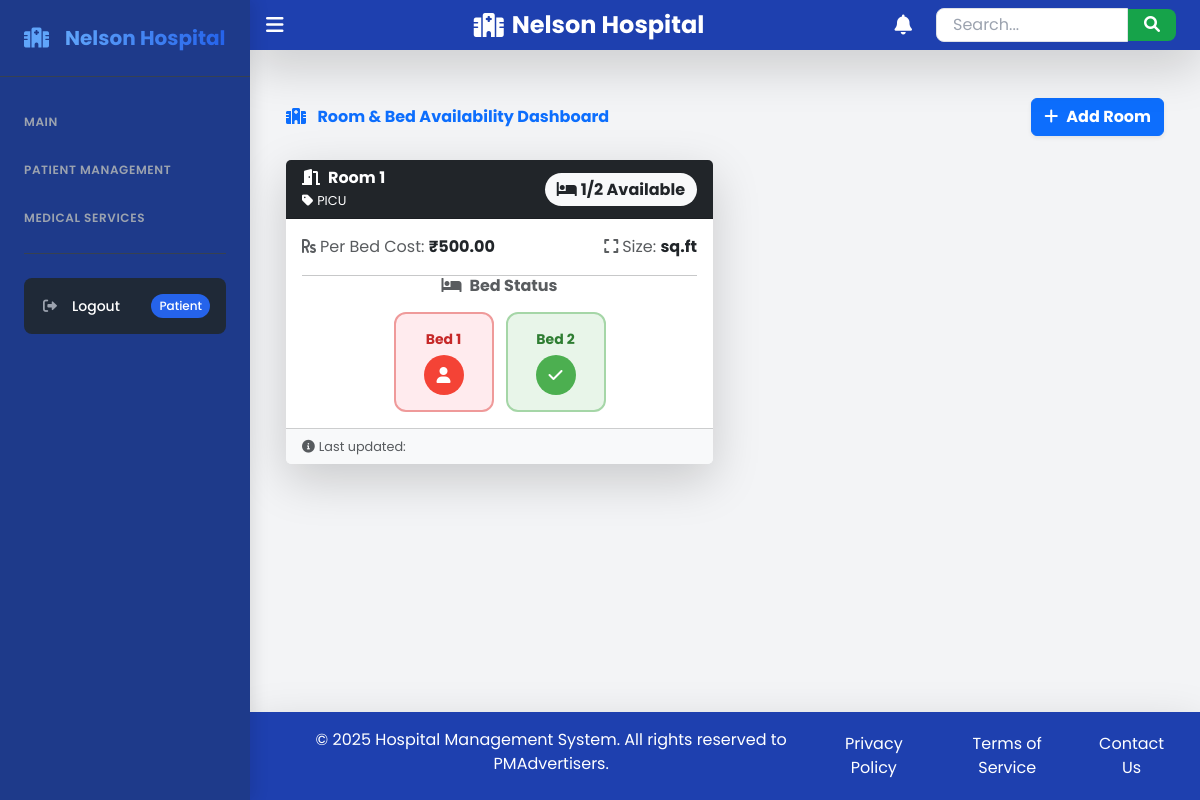
The page /room-overview/ (signed in) on the database its author committed.
### hms/models.py (models this page shows, shortened)
class CustomUser(AbstractUser):
    GENDER_CHOICES = (
        ('male', 'Male'),
        ('female', 'Female'),
        ('other', 'Other'),
    )
    ROLE_CHOICES = (
        ('admin', 'Admin'),
        ('doctor', 'Doctor'),
        ('nurse', 'Nurse'),
        ('staff', 'Staff'),
    )
    full_name = models.CharField(max_length=255, blank=True, null=True)
    contact_number = models.CharField(max_length=15, blank=True, null=True)
    address = models.TextField(blank=True, null=True)
    gender = models.CharField(max_length=10, choices=GENDER_CHOICES, blank=True, null=True)
    role = models.CharField(max_length=20, choices=ROLE_CHOICES, default='staff')
    groups = models.ManyToManyField(Group, related_name="customuser_groups", blank=True)
    user_permissions = models.ManyToManyField(Permission, related_name="customuser_permissions", blank=True)

class Room(models.Model):
    ROOM_TYPES = [
    ('picu', 'PICU'),
    ('private', 'Private'),
    ('general', 'General Ward'),
    ('nicu', 'NICU'),
    ('icu', 'ICU'),
    ('emergency', 'Emergency Ward'),
    ('other', 'Other'),]
    room_number = models.CharField(max_length=10, unique=True)
    room_type = models.CharField(max_length=20, choices=ROOM_TYPES)
    is_available = models.BooleanField(default=True)
    total_beds = models.IntegerField(default=1,null=True)
    available_beds = models.IntegerField(default=1,null=True)
    bed_price_per_day = models.DecimalField(max_digits=10, decimal_places=2,null=True)
    occupied_beds = models.JSONField(default=list)  # Store occupied bed numbers in a list

### hms/views.py (the view)
# urls.py: path('room-overview/', views.room_overview, name='room_overview'),
def room_overview(request):
    rooms = Room.objects.all()
    for room in rooms:
        room.total_beds_list = list(range(1, room.total_beds + 1))
        room.bed_patient_info = {}
        for bed_number in room.occupied_beds:
            ipd_record = IPD.objects.filter(room=room, bed_number=bed_number).first()
            if ipd_record:
                room.bed_patient_info[bed_number] = {
                    "name": ipd_record.patient.user.full_name,
                    "admit_date": ipd_record.admitted_on,
                    "cost": room.bed_price_per_day,
                }
    return render(request, 'hms/room/room_overview.html', {'rooms': rooms})

### hms/templatetags/custom_filters.py (called while the page is built)
@register.filter
def get_patient_info(bed_patient_info, bed_number):
    return bed_patient_info.get(bed_number, {})

### hms/templatetags/user_tags.py (called while the page is built)
@register.filter(name='has_group')
def has_group(user, group_name):
    return user.groups.filter(name=group_name).exists()

### hms/templates/hms/room/room_overview.html (shortened to what this page needs)
{% extends 'hms/base.html' %}
{% load custom_filters %}
{% block content %}
<div class="container mt-4">
    <div class="d-flex justify-content-between align-items-center mb-4">
        <h2 class="fw-bold text-primary mb-0">
            <i class="fas fa-hospital-alt me-2"></i> Room & Bed Availability Dashboard
        </h2>
        <a href="{% url 'add_room' %}" class="btn btn-primary fw-bold shadow-sm">
            <i class="fas fa-plus me-2"></i>Add Room
        </a>
    </div>
    <div class="row">
        {% for room in rooms %}
        <div class="col-lg-6 mb-4">
            <div class="card shadow-lg border-0 h-100">
                <div class="card-header {% if room.available_beds == 0 %}bg-danger{% else %}bg-dark{% endif %} text-white d-flex justify-content-between align-items-center">
                    <div>
                        <h5 class="fw-bold m-0">
                            <i class="fas fa-door-open me-2"></i>Room {{ room.room_number }}
                        </h5>
                        <small class="d-block mt-1">
                            <i class="fas fa-tag me-1"></i>{{ room.get_room_type_display }}
                        </small>
                    </div>
                    <div class="text-end">
                        <span class="badge bg-light text-dark fs-6">
                            <i class="fas fa-bed me-1"></i>{{ room.available_beds }}/{{ room.total_beds }} Available
                        </span>
                    </div>
                </div>
                <div class="card-body">
                    <div class="d-flex justify-content-between align-items-center mb-3">
                        <div>
                            <span class="text-muted"><i class="fas fa-rupee-sign me-1"></i>Per Bed Cost:</span>
                            <strong>₹{{ room.bed_price_per_day }}</strong>
                        </div>
                        <div>
                            <span class="text-muted"><i class="fas fa-expand me-1"></i>Size:</span>
                            <strong>{{ room.size }} sq.ft</strong>
                        </div>
                    </div>
                    <hr>
                    <h6 class="fw-bold text-center mb-3 text-muted">
                        <i class="fas fa-bed me-2"></i>Bed Status
                    </h6>
                    <div class="bed-container d-flex flex-wrap justify-content-center">
                        {% for bed_number in room.total_beds_list %}
                            {% with patient_info=room.bed_patient_info|get_patient_info:bed_number %}
                                {% if bed_number in room.occupied_beds %}
                                    <div class="bed occupied position-relative"
                                         data-bs-toggle="popover"
                                         data-bs-html="true"
                                         title="<i class='fas fa-bed me-2'></i>Bed {{ bed_number }} - Occupied"
                                         data-bs-content="
                                            <div class='patient-info'>
                                                <p class='mb-1'><i class='fas fa-user me-2'></i><strong>Patient:</strong> {{ patient_info.name|default:'Unknown' }}</p>
                                                <p class='mb-1'><i class='fas fa-calendar-alt me-2'></i><strong>Admit Date:</strong> {{ patient_info.admit_date|default:'N/A' }}</p>
                                                <p class='mb-0'><i class='fas fa-rupee-sign me-2'></i><strong>Cost:</strong> ₹{{ patient_info.cost|default:'N/A' }}</p>
                                            </div>">
                                        <span class="bed-number">Bed {{ bed_number }}</span>
                                        <div class="bed-status occupied-status">
                                            <i class="fas fa-user"></i>
                                        </div>
                                    </div>
                                {% else %}
                                    <div class="bed available position-relative"
                                         data-bs-toggle="popover"
                                         title="<i class='fas fa-bed me-2'></i>Bed {{ bed_number }} - Available"
                                         data-bs-content="<i class='fas fa-check-circle me-2 text-success'></i>Ready for new patient">
                                        <span class="bed-number">Bed {{ bed_number }}</span>
                                        <div class="bed-status available-status">
                                            <i class="fas fa-check"></i>
                                        </div>
                                    </div>
                                {% endif %}
                            {% endwith %}
                        {% endfor %}
                    </div>
                </div>
                <div class="card-footer bg-light d-flex justify-content-between">
                    <small class="text-muted">
                        <i class="fas fa-info-circle me-1"></i>Last updated: {{ room.updated_at|date:"M d, Y H:i" }}
                    </small>
                </div>
            </div>
        </div>
        {% endfor %}
    </div>
</div>
{% endblock %}

### hms/templates/hms/base.html (shortened to what this page needs)
{% load user_tags %}
<!DOCTYPE html>
<html lang="en">
<head>
    <script src="https://cdn.tailwindcss.com"></script>
    <link href="https://cdnjs.cloudflare.com/ajax/libs/font-awesome/6.0.0-beta3/css/all.min.css" rel="stylesheet">
    <link href="https://cdn.jsdelivr.net/npm/bootstrap@5.3.0/dist/css/bootstrap.min.css" rel="stylesheet">
</head>
<body class="bg-gray-100 flex h-screen" onclick="closeSidebar(event)">
<aside id="sidebar" class="w-64 bg-gray-900 text-gray-100 h-screen fixed left-0 top-0 overflow-y-auto shadow-xl transition-all duration-300">
    <div class="flex justify-between items-center p-6 border-b border-gray-700">
        <h2 class="text-xl font-bold text-white flex items-center gap-3">
            <i class="fas fa-hospital text-blue-400"></i>
            <span class="bg-gradient-to-r from-blue-400 to-blue-600 bg-clip-text text-transparent">Nelson Hospital</span>
        </h2>
    </div>
    <div class="p-4">
        <ul class="space-y-2">
            <li class="mb-4 mt-2">
                <span class="text-xs font-semibold uppercase text-gray-400 tracking-wider">Main</span>
            </li>
            <li class="mb-4 mt-6">
                <span class="text-xs font-semibold uppercase text-gray-400 tracking-wider">Patient Management</span>
            </li>
            <li class="mb-4 mt-6">
                <span class="text-xs font-semibold uppercase text-gray-400 tracking-wider">Medical Services</span>
            </li>
            <li class="mt-8 pt-4 border-t border-gray-700">
                {% if user.is_authenticated %}
                    <a href="{% url 'logout' %}" class="flex items-center justify-between p-3 text-sm font-medium rounded-lg transition-all duration-200 bg-gray-800 hover:bg-gray-700 text-white group">
                        <div class="flex items-center">
                            <i class="fas fa-sign-out-alt w-5 text-center text-gray-400 group-hover:text-red-400"></i>
                            <span class="ml-3">Logout</span>
                        </div>
                        <span class="text-xs bg-blue-600 text-white px-2 py-1 rounded-full">{{ user.username }}</span>
                    </a>
                {% endif %}
            </li>
        </ul>
    </div>
</aside>
    <div class="main-content flex-1">
        <nav class="bg-blue-800 p-2 text-white flex justify-between items-center shadow-lg sticky top-0 z-50">
            <button id="toggleSidebar" class="text-white text-xl hover:text-gray-300 transition duration-300 focus:outline-none ml-2">
                <i class="fas fa-bars"></i>
            </button>
            <h1 class="text-xl md:text-2xl font-bold text-center flex-1 flex items-center justify-center gap-2">
                <i class="fas fa-hospital hidden md:inline-block"></i>
                <span>Nelson Hospital</span>
            </h1>
            <div class="flex items-center gap-4 mr-4">
                <div class="relative">
                    <button id="notificationBtn" class="text-white text-xl hover:text-gray-300 transition duration-300 focus:outline-none relative">
                        <i class="fas fa-bell"></i>
                    </button>
                </div>
                <div class="relative hidden md:block">
                    <form id="searchForm" action="{% url 'search' %}" method="get"
                          class="flex items-center">
                        <input type="text"
                               name="q"
                               placeholder="Search..."
                               class="search-input px-3 py-1 w-48 border border-gray-300 rounded-l-lg focus:outline-none focus:ring-2 focus:ring-blue-500 text-black transition duration-300">
                        <button type="submit"
                                class="bg-green-600 hover:bg-green-700 text-white px-3 py-1 rounded-r-lg transition duration-300">
                            <i class="fas fa-search"></i>
                        </button>
                    </form>
                </div>
            </div>
        </nav>
        <div class="content-container container mx-auto p-4 md:p-6">
            {% block content %}{% endblock %}
        </div>
        <footer class="bg-blue-800 p-3 text-white text-center shadow-lg mt-auto">
            <div class="container mx-auto flex flex-col md:flex-row justify-between items-center">
                <div class="mb-2 md:mb-0">
                    &copy; 2025 Hospital Management System. All rights reserved to PMAdvertisers.
                </div>
                <div class="flex gap-4">
                    <a href="#" class="hover:text-blue-300 transition duration-300">Privacy Policy</a>
                    <a href="#" class="hover:text-blue-300 transition duration-300">Terms of Service</a>
                    <a href="#" class="hover:text-blue-300 transition duration-300">Contact Us</a>
                </div>
            </div>
        </footer>
    </div>
</body>
</html>

### hms/templates/hms/base.html (style rules this page uses)
body { font-family: 'Poppins', sans-serif; transition: background-color 0.3s, color 0.3s; }
#sidebar { z-index: 1000; position: fixed; left: 0; top: 0; height: 100vh; width: 250px; background-color: #1e3a8a; color: white; transform: translateX(-100%); transition: transform 0.3s ease-in-out; overflow-y: auto; scrollbar-width: thin; scrollbar-color: #4a5568 #1a202c; }
.main-content { margin-left: 0; transition: margin-left 0.3s ease-in-out; position: relative; z-index: 1; min-height: 100vh; display: flex; flex-direction: column; }
#sidebar.open { transform: translateX(0); box-shadow: 4px 0 15px rgba(0, 0, 0, 0.1); }
#sidebar.open + .main-content { margin-left: 250px; }
.content-container { flex: 1; padding-bottom: 60px; }
.transition-all { transition-property: all; }

### hms/templates/hms/room/room_overview.html (style rules this page uses)
.bed-container { gap: 12px; justify-content: center; }
.bed { width: 100px; height: 100px; display: flex; flex-direction: column; align-items: center; justify-content: center; font-weight: bold; border-radius: 12px; cursor: pointer; transition: all 0.3s ease; position: relative; overflow: hidden; }
.bed-number { font-size: 14px; margin-bottom: 5px; z-index: 2; }
.bed-status { width: 40px; height: 40px; border-radius: 50%; display: flex; align-items: center; justify-content: center; font-size: 16px; z-index: 2; }
.available { background-color: #e8f5e9; color: #2e7d32; border: 2px solid #a5d6a7; }
.available-status { background-color: #4caf50; color: white; }
.occupied { background-color: #ffebee; color: #c62828; border: 2px solid #ef9a9a; }
.occupied-status { background-color: #f44336; color: white; }
.card { transition: transform 0.3s ease; }
.badge { font-size: 14px; padding: 8px 12px; border-radius: 50px; }

### rows shown on the page
CustomUser: username "Patient"
Room: room_number "1", room_type "PICU", available_beds "1", total_beds "2", bed_price_per_day "500.00", total_beds_list "1", total_beds_list "2"
